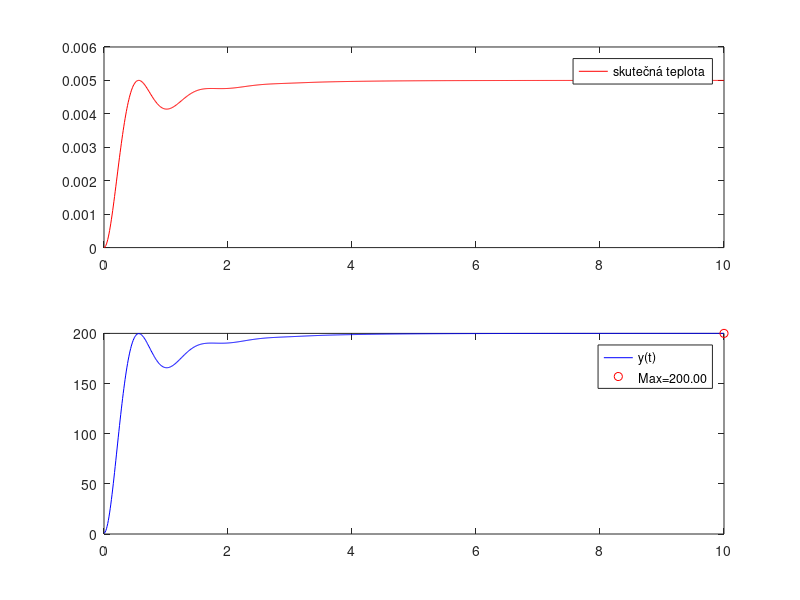

MATLAB code to generate this figure:
t = 0:0.01:10;

s = tf('s');
F = (1044.*((7/10*s)+1))/((25*s^3+145*s^2+1164*s+1044)*200);
yapr = step(F, t);

subplot(2, 1, 1);
plot(t, yapr, 'r', 'DisplayName', 'skutečná teplota');
legend;

y = 200 - 66.*exp(-t) - 133.*exp(-2.4*t).*cos(6*t) - 64.593.*exp(-2.4*t).*sin(6*t);

subplot(2, 1, 2);
plot(t, y, 'b', 'DisplayName', 'y(t)');
hold on;

[y_max, i] = max(y);
t_max = t(i);

plot(t_max, y_max, 'ro', 'DisplayName', sprintf('Max=%.2f', y_max));
legend;

fprintf('Maximální hodnota y je %.2f při t = %.2f\n', y_max, t_max);
